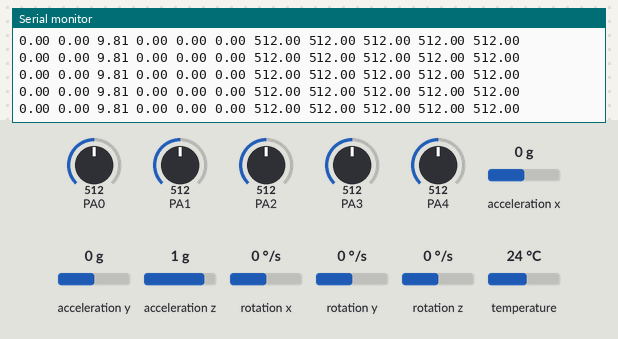
This sketch was run on a simulated STM32 Blue Pill. On the bench: the last lines printed to the serial monitor. Inputs (shaded band) come from the test bench; at power-on: PA0 = 512, PA1 = 512, PA2 = 512, PA3 = 512, PA4 = 512, acceleration x 0 g, acceleration y 0 g, acceleration z 1 g, rotation x 0 °/s, rotation y 0 °/s, rotation z 0 °/s, temperature 24 °C.

Above: at 2.8 s.
2.9 s: PA0 set to 109
At 3.7 s:
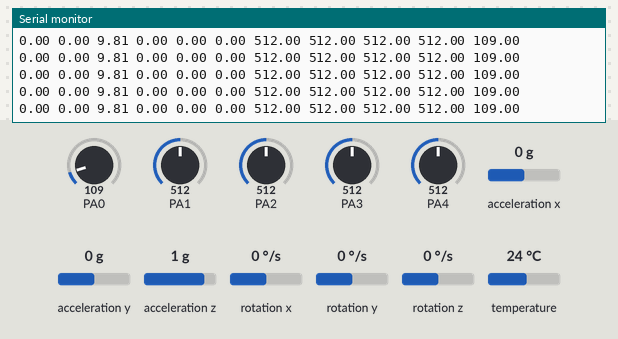
4.4 s: PA0 set to 94
At 5.0 s:
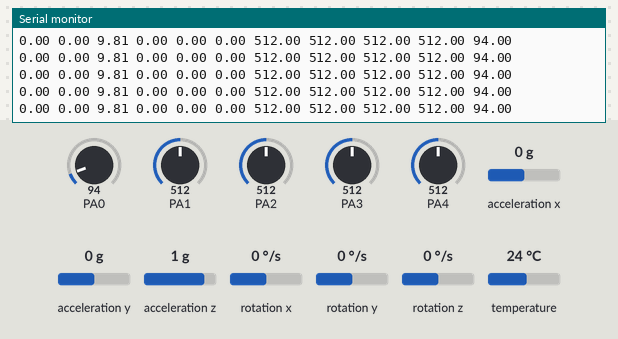

Measured:
- after the input at 2.9 s, the serial monitor: prints a new line at once (image 1)
- after the input at 4.4 s, the serial monitor: prints a new line at once (image 2)

The sketch:

MPU6050_and_MultipleFlexSensors.ino
```cpp
#include <Adafruit_MPU6050.h>

Adafruit_MPU6050 mpu;

void setup()
{
  // Flex Sensor
  Serial.begin(115200);
  pinMode(PA0, INPUT);
  pinMode(PA1, INPUT);
  pinMode(PA2, INPUT);
  pinMode(PA3, INPUT);
  pinMode(PA4, INPUT);


  // MPU6050
  // Try to initialize!
	if (!mpu.begin()) {
		Serial.println("Failed to find MPU6050 chip");
		while (1) {
		  delay(10);
		}
	}
	Serial.println("MPU6050 Found!");

	// set accelerometer range to +-8G
	mpu.setAccelerometerRange(MPU6050_RANGE_8_G);

	// set gyro range to +- 500 deg/s
	mpu.setGyroRange(MPU6050_RANGE_500_DEG);

	// set filter bandwidth to 21 Hz
	mpu.setFilterBandwidth(MPU6050_BAND_21_HZ);

	delay(100);

}

void loop()
{
  //MPU6050
  /* Get new sensor events with the readings */
	sensors_event_t a, g, temp;
	mpu.getEvent(&a, &g, &temp);

	/* Print out the values */
	//Serial.print("Acceleration X: ");
	Serial.print(float(a.acceleration.x));
	Serial.print(" ");
	Serial.print(float(a.acceleration.y));
	Serial.print(" ");
	Serial.print(float(a.acceleration.z));
	Serial.print(" ");

	//Serial.print("Rotation X: ");
	Serial.print(float(g.gyro.x));
	Serial.print(" ");
	Serial.print(float(g.gyro.y));
	Serial.print(" ");
	Serial.print(float(g.gyro.z));
	Serial.print(" ");

  // Flex Sensor
  Serial.print(float(analogRead(PA4)));
  Serial.print(" ");
  Serial.print(float(analogRead(PA3)));
  Serial.print(" ");
  Serial.print(float(analogRead(PA2)));
  Serial.print(" ");
  Serial.print(float(analogRead(PA1)));
  Serial.print(" ");
  Serial.print(float(analogRead(PA0)));
  Serial.println("\n");

  delay(20);
}
```
